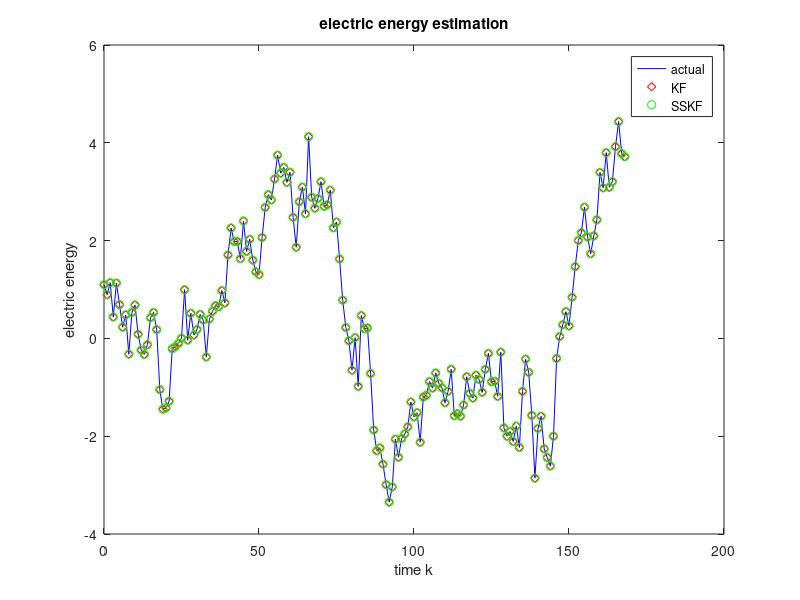
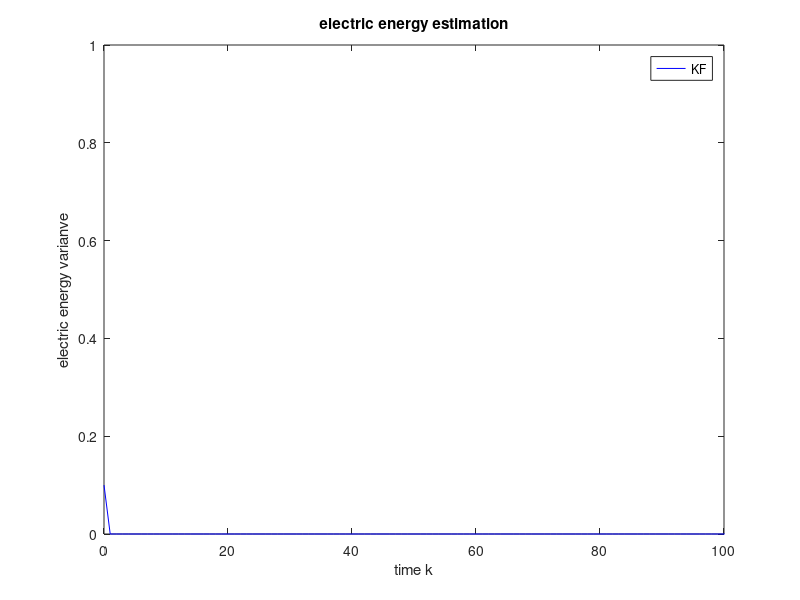

MATLAB code to generate these figures, in order:
function kf11
% electric energy wrt temperature
% Time Invariant Kalman Filter
% Steady State Kalman Filter
% model parameters
n=1;
m=1;
F=1;
H=-350;
Q=0.3;
R=0.2;
s=400;
% initialization parameters
x0=1.1;
xe0=1.1;
pe0=0.1;
% Riccati Equation Kalman Filter
PP=dare(F',H',Q,R);
K=PP*H'*inv(H*PP*H'+R);
PE=(eye(n)-K*H)*PP;
% Steady State Kalman Filter parameters
A=(eye(n)-K*H)*F;
B=K;
% time
days=7;
kmax=24*days;

% measurements
X=[x0];
Z=[];
x=x0;
for k=0:kmax-1
x=F*x+sqrt(Q)*randn; X=[X x];
z=H*x+s+sqrt(R)*randn; Z=[Z z];
end;
% Kalman Filter
% initialisation
xe=xe0;
pe=pe0;
XE=[xe];
PE=[pe];
for k=0:kmax-1
xp=F*xe;
pp=Q+F*pe*F';
g=pp*H'*inv(H*pp*H'+R);
xe=(eye(n)-g*H)*xp+g*(Z(k+1)-s);
pe=(eye(n)-g*H)*pp;
XE=[XE xe];
PE=[PE pe];
end;
XEKF=XE;
PEKF=PE;

% Steady State Kalman filter
xe=xe0;
XE=xe;
for k=0:kmax-1
xe=A*xe+B*(Z(k+1)-s);
XE=[XE xe];
end;
XESSKF=XE;
ERRORKF=sum(abs(X-XEKF)./X)*100/kmax
ERRORSSKF=sum(abs(X-XESSKF)./X)*100/kmax
% plots
timek=[0:kmax];
figure(1);
ymin=min([min(X),min(XEKF),min(XESSKF)]);
ymax=max([max(X) max(XEKF),max(XESSKF)]);
axis([0,100,ymin,ymax]);
plot(timek,X,'b',timek,XEKF,'rd',timek,XESSKF,'go');
legend('actual','KF','SSKF');
xlabel('time k');
ylabel('electric energy');
title('electric energy estimation');
figure(2);
plot(timek,PEKF,'b');
axis([0,100,0,1]);
legend('KF');
xlabel('time k');
ylabel('electric energy varianve');
title('electric energy estimation');